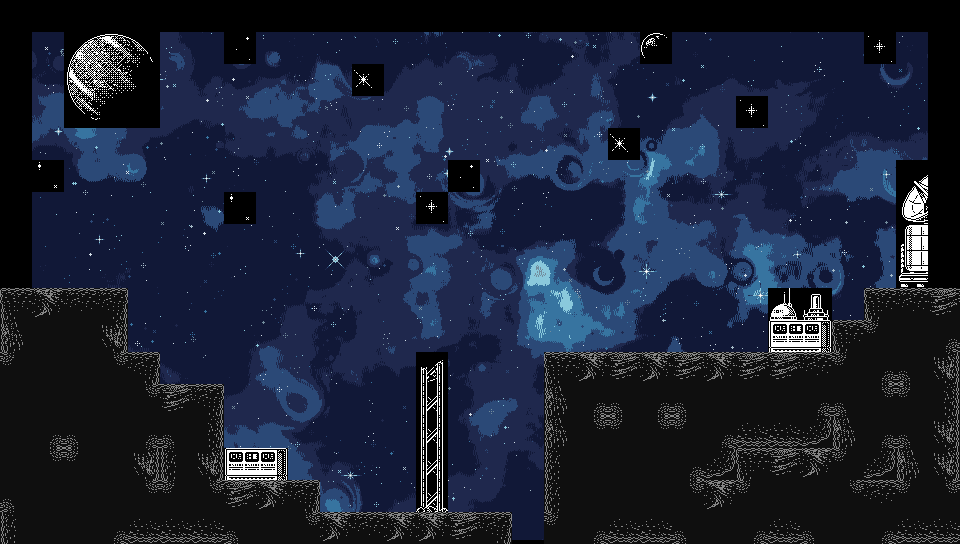

Tiled map render using the project's own tile images. Description and the map definition, with tile-layer contents summarised, below:
An orthogonal 30x17 tile map with 32x32 px tiles, 2 tile layers (TileBackGround, Playable), 2 tilesets, 1 image layer and 5 objects.

<map version="1.10" tiledversion="1.10.2" orientation="orthogonal" renderorder="right-down" width="30" height="17" tilewidth="32" tileheight="32" infinite="0" nextlayerid="12" nextobjectid="20">
 <tileset firstgid="1" name="BaseSet" tilewidth="32" tileheight="32" tilecount="96" columns="96">
  <image source="lunar1b_tileset_singlefile_fixed.png" width="3072" height="32" />
  <wangsets>
   <wangset name="Terrain" type="corner" tile="-1">
    <wangcolor name="" color="#ff0000" tile="-1" probability="1" />
    <wangtile tileid="1" wangid="0,0,0,1,0,0,0,0" />
    <wangtile tileid="2" wangid="0,0,0,1,0,1,0,0" />
    <wangtile tileid="3" wangid="0,0,0,0,0,1,0,0" />
    <wangtile tileid="4" wangid="0,1,0,1,0,0,0,0" />
    <wangtile tileid="5" wangid="0,1,0,1,0,1,0,1" />
    <wangtile tileid="6" wangid="0,0,0,0,0,1,0,1" />
    <wangtile tileid="7" wangid="0,1,0,0,0,0,0,0" />
    <wangtile tileid="8" wangid="0,1,0,0,0,0,0,1" />
    <wangtile tileid="9" wangid="0,0,0,0,0,0,0,1" />
    <wangtile tileid="54" wangid="0,1,0,0,0,1,0,1" />
    <wangtile tileid="55" wangid="0,0,0,1,0,1,0,1" />
    <wangtile tileid="57" wangid="0,1,0,1,0,1,0,0" />
    <wangtile tileid="95" wangid="0,1,0,1,0,0,0,1" />
   </wangset>
   <wangset name="Planet1" type="corner" tile="-1">
    <wangcolor name="" color="#ff0000" tile="-1" probability="1" />
    <wangtile tileid="21" wangid="0,1,0,1,0,0,0,0" />
    <wangtile tileid="22" wangid="0,1,0,1,0,1,0,1" />
    <wangtile tileid="23" wangid="0,0,0,0,0,1,0,1" />
    <wangtile tileid="27" wangid="0,1,0,0,0,0,0,0" />
    <wangtile tileid="28" wangid="0,1,0,0,0,0,0,1" />
    <wangtile tileid="29" wangid="0,0,0,0,0,0,0,1" />
    <wangtile tileid="33" wangid="0,0,0,1,0,0,0,0" />
    <wangtile tileid="34" wangid="0,0,0,1,0,1,0,0" />
    <wangtile tileid="35" wangid="0,0,0,0,0,1,0,0" />
   </wangset>
   <wangset name="Planet2" type="corner" tile="-1">
    <wangcolor name="" color="#ff0000" tile="-1" probability="1" />
    <wangtile tileid="24" wangid="0,1,0,1,0,0,0,0" />
    <wangtile tileid="25" wangid="0,1,0,1,0,1,0,1" />
    <wangtile tileid="26" wangid="0,0,0,0,0,1,0,1" />
    <wangtile tileid="30" wangid="0,1,0,0,0,0,0,0" />
    <wangtile tileid="31" wangid="0,1,0,0,0,0,0,1" />
    <wangtile tileid="32" wangid="0,0,0,0,0,0,0,1" />
    <wangtile tileid="36" wangid="0,0,0,1,0,0,0,0" />
    <wangtile tileid="37" wangid="0,0,0,1,0,1,0,0" />
    <wangtile tileid="38" wangid="0,0,0,0,0,1,0,0" />
   </wangset>
   <wangset name="PlatformEarth" type="edge" tile="-1">
    <wangcolor name="" color="#ff0000" tile="-1" probability="1" />
    <wangtile tileid="12" wangid="0,0,1,0,0,0,0,0" />
    <wangtile tileid="13" wangid="0,0,1,0,0,0,1,0" />
    <wangtile tileid="14" wangid="0,0,0,0,0,0,1,0" />
   </wangset>
   <wangset name="PlatformWalkWay" type="edge" tile="-1">
    <wangcolor name="" color="#ff0000" tile="-1" probability="1" />
    <wangtile tileid="49" wangid="0,0,1,0,0,0,0,0" />
    <wangtile tileid="50" wangid="0,0,1,0,0,0,1,0" />
    <wangtile tileid="51" wangid="0,0,0,0,0,0,1,0" />
    <wangtile tileid="52" wangid="0,0,1,0,0,0,1,0" />
   </wangset>
   <wangset name="AntennaTop" type="corner" tile="-1">
    <wangcolor name="" color="#ff0000" tile="-1" probability="1" />
    <wangtile tileid="39" wangid="0,1,0,0,0,0,0,0" />
    <wangtile tileid="40" wangid="0,0,0,0,0,0,0,1" />
    <wangtile tileid="43" wangid="0,0,0,1,0,0,0,0" />
    <wangtile tileid="44" wangid="0,0,0,0,0,1,0,0" />
   </wangset>
   <wangset name="AntennaBottom" type="corner" tile="-1">
    <wangcolor name="" color="#ff0000" tile="-1" probability="1" />
    <wangtile tileid="41" wangid="0,1,0,0,0,0,0,0" />
    <wangtile tileid="42" wangid="0,0,0,0,0,0,0,1" />
    <wangtile tileid="45" wangid="0,0,0,1,0,0,0,0" />
    <wangtile tileid="46" wangid="0,0,0,0,0,1,0,0" />
   </wangset>
   <wangset name="Transformer" type="edge" tile="-1">
    <wangcolor name="" color="#ff0000" tile="-1" probability="1" />
    <wangtile tileid="80" wangid="0,0,1,0,0,0,0,0" />
    <wangtile tileid="81" wangid="0,0,1,0,0,0,1,0" />
    <wangtile tileid="82" wangid="0,0,0,0,0,0,1,0" />
   </wangset>
  </wangsets>
 </tileset>
 <tileset firstgid="97" name="TerrainOnlySet" tilewidth="32" tileheight="32" tilecount="29" columns="29">
  <image source="lunar1b_tileset_compact_grey_terrain.png" width="928" height="32" />
  <wangsets>
   <wangset name="Unnamed Set" type="corner" tile="-1">
    <wangcolor name="" color="#ff0000" tile="-1" probability="1" />
    <wangtile tileid="0" wangid="0,0,0,1,0,0,0,0" />
    <wangtile tileid="1" wangid="0,0,0,1,0,1,0,0" />
    <wangtile tileid="2" wangid="0,0,0,1,0,1,0,0" />
    <wangtile tileid="3" wangid="0,0,0,1,0,1,0,0" />
    <wangtile tileid="4" wangid="0,0,0,0,0,1,0,0" />
    <wangtile tileid="5" wangid="0,1,0,1,0,0,0,1" />
    <wangtile tileid="6" wangid="0,1,0,0,0,1,0,1" />
    <wangtile tileid="7" wangid="0,1,0,1,0,1,0,0" />
    <wangtile tileid="12" wangid="0,1,0,1,0,1,0,1" />
    <wangtile tileid="14" wangid="0,1,0,1,0,1,0,0" />
    <wangtile tileid="15" wangid="0,0,0,1,0,1,0,1" />
    <wangtile tileid="21" wangid="0,1,0,1,0,0,0,0" />
    <wangtile tileid="22" wangid="0,0,0,0,0,1,0,1" />
    <wangtile tileid="23" wangid="0,1,0,1,0,0,0,0" />
    <wangtile tileid="24" wangid="0,0,0,0,0,1,0,1" />
    <wangtile tileid="25" wangid="0,1,0,0,0,0,0,0" />
    <wangtile tileid="26" wangid="0,1,0,0,0,0,0,1" />
    <wangtile tileid="27" wangid="0,0,0,0,0,0,0,1" />
    <wangtile tileid="28" wangid="0,0,0,1,0,1,0,1" />
   </wangset>
  </wangsets>
 </tileset>
 <imagelayer id="11" name="ImageBackGround">
  <image source="back1.png" width="960" height="540" />
 </imagelayer>
 <layer id="9" name="TileBackGround" width="30" height="17">
  <data>[510 cells, 41 non-empty, 32 distinct tile ids]</data>
 </layer>
 <objectgroup id="10" name="Objects">
  <object id="15" x="34" y="246" width="40" height="40">
   <properties>
    <property name="Type" type="int" value="0" />
   </properties>
  </object>
  <object id="16" x="192" y="352" width="32" height="32">
   <properties>
    <property name="Type" type="int" value="2" />
   </properties>
  </object>
  <object id="17" x="352" y="464" width="48" height="48">
   <properties>
    <property name="Type" type="int" value="3" />
   </properties>
  </object>
  <object id="18" x="672" y="320" width="32" height="32">
   <properties>
    <property name="Type" type="int" value="2" />
   </properties>
  </object>
  <object id="19" x="832" y="224" width="64" height="64">
   <properties>
    <property name="Type" type="int" value="1" />
   </properties>
  </object>
 </objectgroup>
 <layer id="1" name="Playable" class="Collidable" width="30" height="17">
  <properties>
   <property name="Collision" type="int" value="1" />
  </properties>
  <data>[510 cells, 191 non-empty, 19 distinct tile ids]</data>
 </layer>
</map>
